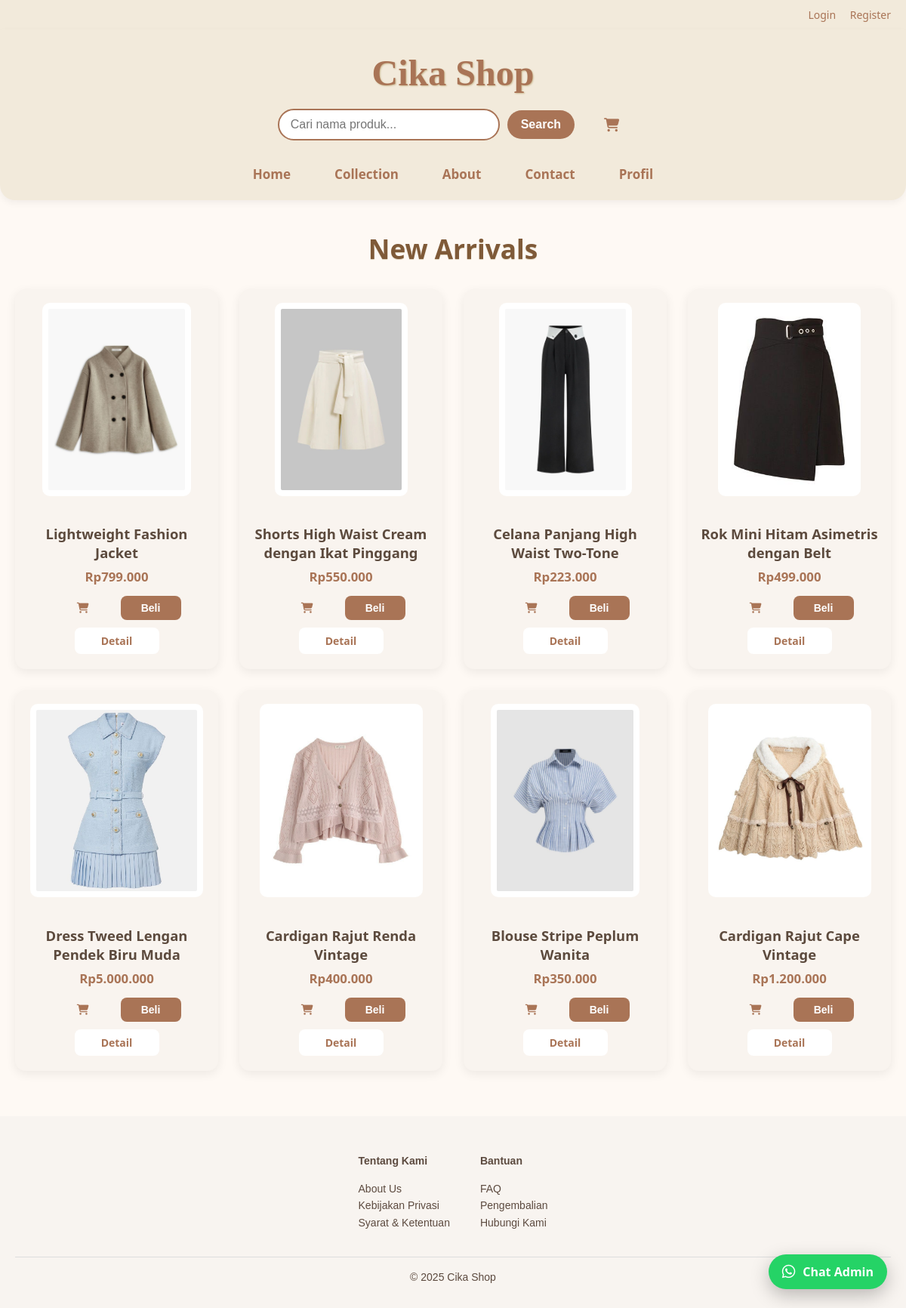
The page / on the database its author committed.
### tables this page shows
CREATE TABLE IF NOT EXISTS `produk` (
  `id` int NOT NULL AUTO_INCREMENT,
  `nama` varchar(100) DEFAULT NULL,
  `harga` int DEFAULT NULL,
  `gambar` varchar(100) DEFAULT NULL,
  `deskripsi` text,
  `stok` int DEFAULT NULL,
  PRIMARY KEY (`id`)
);

### index.php (the view, shortened to what this page needs)
<?php
include 'koneksi.php';
?>
<!DOCTYPE html>
<html>
<head>
    <link rel="stylesheet" href="https://cdnjs.cloudflare.com/ajax/libs/font-awesome/6.5.0/css/all.min.css">
</head>
<body>
    <div class="top-bar">
        <div class="top-bar-right">
            <?php if (isset($_SESSION['username'])): ?>
                <span>Hi, <?= htmlspecialchars($_SESSION['username']) ?></span>
                <a href="logout.php">Logout</a>
            <?php else: ?>
                <a href="login.php">Login</a>
                <a href="register.php">Register</a>
            <?php endif; ?>
        </div>
    </div>
    <div class="main-header">
        <h1>Cika Shop</h1>
        <div class="header-controls">
            <form method="GET" action="" style="display: flex; align-items: center; gap: 10px;">
                <input type="text" name="search" placeholder="Cari nama produk..." value="<?= isset($_GET['search']) ? htmlspecialchars($_GET['search']) : '' ?>">
                <button type="submit">Search</button>
            </form>
            <a href="cart.php" class="btn-cart" title="Keranjang Belanja" style="margin-left: 12px; position: relative;">
                <i class="fas fa-shopping-cart"></i>
            </a>
        </div>
        <nav>
            <a href="index.php">Home</a>
            <a href="collection.php">Collection</a>
            <a href="about.php">About</a>
            <a href="contact.php">Contact</a>
            <a href="profil.php">Profil</a>
        </nav>
    </div>
    <main>
        <section class="products">
            <h2>New Arrivals</h2>
            <div class="product-grid">
                <?php
$search = isset($_GET['search']) ? mysqli_real_escape_string($koneksi, $_GET['search']) : '';
if (!empty($search)) {
    $query = "SELECT * FROM produk WHERE nama LIKE '%$search%' ORDER BY id DESC LIMIT 8";
} else {
    $query = "SELECT * FROM produk ORDER BY id DESC LIMIT 8";
}
$result = mysqli_query($koneksi, $query);
while ($row = mysqli_fetch_assoc($result)) {
    echo "<div class='product-card'>";
    echo "<img src='image/".htmlspecialchars($row['gambar'])."' alt='".htmlspecialchars($row['nama'])."'>";
    echo "<p>".htmlspecialchars($row['nama'])."</p>";
    echo "<span class='price'>Rp" . number_format($row['harga'], 0, ',', '.') . "</span>";
    echo "<div class='actions'>";
    echo "<button type='button' class='btn btn-cart add-to-cart' data-id='".htmlspecialchars($row['id'])."' title='Tambah ke keranjang'>
            <i class='fas fa-shopping-cart'></i>
          </button>";
    echo "<form method='POST' action='cart.php' style='display:inline;'>
            <input type='hidden' name='id_produk' value='".htmlspecialchars($row['id'])."'>
            <button type='submit' class='btn btn-beli'>Beli</button>
          </form>";
    echo "<a href='detail.php?id=".htmlspecialchars($row['id'])."' class='btn btn-detail'>Detail</a>";
    echo "</div>";
    echo "</div>";
}
?>
            </div>
        </section>
    </main>
 <footer style="background-color: #f8f4f0; padding: 30px 20px; font-family: sans-serif; color: #5c4a3f;">
    <div class="footer-links" style="display: flex; justify-content: center; gap: 40px; flex-wrap: wrap; margin-bottom: 20px;">
        <div>
            <h4 style="margin-bottom: 10px;">Tentang Kami</h4>
            <ul style="list-style: none; padding: 0;">
                <li><a href="about.php" style="text-decoration: none; color: #5c4a3f;">About Us</a></li>
                <li><a href="#" style="text-decoration: none; color: #5c4a3f;">Kebijakan Privasi</a></li>
                <li><a href="#" style="text-decoration: none; color: #5c4a3f;">Syarat & Ketentuan</a></li>
            </ul>
        </div>
        <div>
            <h4 style="margin-bottom: 10px;">Bantuan</h4>
            <ul style="list-style: none; padding: 0;">
                <li><a href="#" style="text-decoration: none; color: #5c4a3f;">FAQ</a></li>
                <li><a href="#" style="text-decoration: none; color: #5c4a3f;">Pengembalian</a></li>
                <li><a href="contact.php" style="text-decoration: none; color: #5c4a3f;">Hubungi Kami</a></li>
            </ul>
        </div>
    </div>
    <div style="text-align: center; font-size: 14px; border-top: 1px solid #ddd; padding-top: 15px;">
        © 2025 Cika Shop
    </div>
</footer>
<a href="https://wa.me/6283169155515?text=Halo%20admin%20Cika%20Shop%2C%20saya%20mau%20tanya..." class="whatsapp-float" target="_blank" title="Chat Admin">
    <i class="fab fa-whatsapp"></i> Chat Admin
</a>
</body>
</html>

### index.php (style rules this page uses)
body { margin: 0; font-family: 'Segoe UI', Tahoma, Geneva, Verdana, sans-serif; background-color: #fef9f4; color: #5c4a3d; display: flex; flex-direction: column; min-height: 100vh; }
a { text-decoration: none; color: #a97456; transition: color 0.3s ease; }
.top-bar { background-color: #f2eadb; padding: 10px 20px; display: flex; justify-content: flex-end; align-items: center; font-size: 14px; color: #7f5a38; box-shadow: 0 2px 6px rgba(0,0,0,0.05); }
.top-bar-right > a, .top-bar-right > span { margin-left: 15px; }
.main-header { background-color: #f2eadb; padding: 30px 20px 15px; text-align: center; box-shadow: 0 4px 10px rgba(0,0,0,0.05); border-radius: 0 0 20px 20px; }
.main-header h1 { margin: 0; font-size: 3rem; font-weight: 900; color: #a97456; font-family: 'Georgia', serif; text-shadow: 1px 1px 2px #cbb991; }
.main-header > .header-controls { margin-top: 20px; display: flex; justify-content: center; align-items: center; gap: 15px; flex-wrap: wrap; }
input[type="text"] { padding: 10px 15px; border: 2px solid #a97456; border-radius: 30px; width: 260px; font-size: 16px; transition: border-color 0.3s ease; outline: none; }
button[type="submit"] { padding: 10px 18px; border: none; border-radius: 30px; background-color: #a97456; color: #fff; font-weight: 700; cursor: pointer; font-size: 16px; transition: background-color 0.3s ease; }
.btn-cart { position: relative; font-size: 24px; color: #a97456; cursor: pointer; transition: color 0.3s ease; }
nav { margin-top: 25px; display: flex; justify-content: center; gap: 30px; font-weight: 600; font-size: 17px; }
nav a { color: #a97456; padding: 8px 14px; border-radius: 12px; transition: background-color 0.3s ease, color 0.3s ease; }
main { flex: 1; }
section.products { max-width: 1200px; margin: 40px auto 60px; padding: 0 20px; }
section.products h2 { text-align: center; font-size: 2.2rem; margin-bottom: 30px; color: #7f5a38; text-shadow: 0 1px 1px #dcd1bb; }
.product-grid { display: grid; grid-template-columns: repeat(auto-fit, minmax(220px, 1fr)); gap: 28px; }
.product-card { background-color: #f9f4ef; border-radius: 14px; box-shadow: 0 4px 14px rgba(0,0,0,0.07); padding: 18px 14px 20px; text-align: center; transition: transform 0.25s ease, box-shadow 0.25s ease; }
.product-card img { max-width: 100%; height: 240px; object-fit: contain; margin-bottom: 14px; border-radius: 10px; background: #fff; padding: 8px; }
.product-card p { font-weight: 600; font-size: 1.15rem; color: #5c4a3d; margin-bottom: 8px; }
.price { font-weight: 700; color: #a97456; margin-bottom: 14px; display: block; font-size: 1.05rem; }
.product-card .actions { display: flex; justify-content: center; gap: 10px; flex-wrap: wrap; }
.product-card .btn { padding: 8px 16px; font-size: 14px; border-radius: 8px; font-weight: 600; border: none; cursor: pointer; transition: all 0.3s ease; min-width: 80px; }
.btn-cart { background: transparent; font-size: 18px; color: #a97456; padding: 6px 12px; border-radius: 8px; }
.btn-beli { background-color: #a97456; color: #fff; }
.btn-detail { background-color: #fff; color: #a97456; border: 1.8px solid #a97456; }
footer { background-color: #222; color: #ddd; padding: 40px 20px; font-size: 14px; line-height: 1.6; }
.footer-links { flex: 3 1 600px; display: flex; flex-wrap: wrap; gap: 30px; }
.whatsapp-float { position: fixed; bottom: 25px; right: 25px; background-color: #25d366; color: white; font-size: 16px; font-weight: 600; padding: 12px 18px; border-radius: 40px; box-shadow: 0 8px 24px rgba(0, 0, 0, 0.25); text-decoration: none; display: flex; align-items: center; gap: 10px; z-index: 9999; transition: background-color 0.3s ease, transform 0.2s ease; font-family: 'Segoe UI', sans-serif; }
.whatsapp-float i { font-size: 20px; }

### rows shown on the page
produk: gambar (picture), nama "Lightweight Fashion Jacket", harga "799.000"
produk: gambar (picture), nama "Shorts High Waist Cream dengan Ikat Pinggang", harga "550.000"
produk: gambar (picture), nama "Celana Panjang High Waist Two-Tone", harga "223.000"
produk: gambar (picture), nama "Rok Mini Hitam Asimetris dengan Belt", harga "499.000"
produk: gambar (picture), nama "Dress Tweed Lengan Pendek Biru Muda", harga "5.000.000"
produk: gambar (picture), nama "Cardigan Rajut Renda Vintage", harga "400.000"
produk: gambar (picture), nama "Blouse Stripe Peplum Wanita", harga "350.000"
produk: gambar (picture), nama "Cardigan Rajut Cape Vintage", harga "1.200.000"
